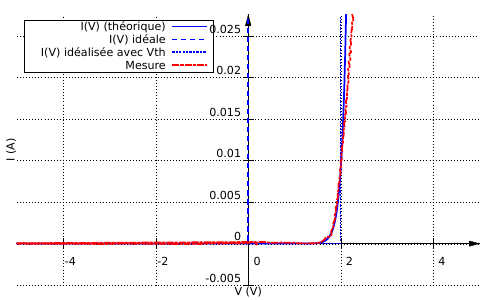

gnuplot code for this plot:

set output "carac_mes.pdf"
set terminal pdf colour enhanced dashed
set key box top left
set key width -5

set style line 1 lw 3 pt 0 lt rgb "black"
set xzeroaxis ls 1 
set xtics axis offset 1,0
set yzeroaxis ls 1 
set ytics axis offset 0,0.5

set pointsize 1
set arrow 1 from 0,0 to 5,0 filled
set arrow 2 from 0,0 to 0,0.11/4 filled

unset border
set grid xtics ytics
set sample 1000
set xr [-5:5]
set yr [-0.005:0.11/4]
set xlabel 'V (V)'
set ylabel 'I (A)'
Is=4e-11 #A
Vt=26e-3 #V
n=4
#R=10

vth=2

idp(x)=x<0 ? 0:1e6 #parfaite
idr(x)=x<vth ? 0:(x-vth)*0.2 #vth+R
idi(x)=x<vth ? 0:(x-vth)*1e6 #vth seul
id(x)=Is*(exp(x/(n*Vt))-1)

#idrs(x)=id(x)
set style data linespoints
set datafile separator ","

plot  id(x) t "I(V) (théorique)" lw 5 lc 3 , idp(x) lw 5 lc 3 t "I(V) idéale",  \
 idi(x) t "I(V) idéalisée avec Vth" lw 5 lc 3, "NewFile6.csv" every 100::500000 using ($3-$2):($2/100)-1e-4 smooth bezier  with lines  lw 5 lc 1 t "Mesure"

#plot "./NewFile3.csv" using 3:($2)/100+.06 smooth csplines with lines

set fit logfile "fit.log"
set fit errorvariables
fit id(x) '-' using 1:2 via Is, n
0	0
1.786	0.32e-3
1.900	2.060e-3
1.9981	5.355e-3
2.014	6.329e-3
2.089	18.12e-3

show variables Is, n
replot 
1.786	0.32e-3
1.900	2.060e-3
1.9981	5.355e-3
2.014	6.329e-3
2.089	18.12e-3
#clear